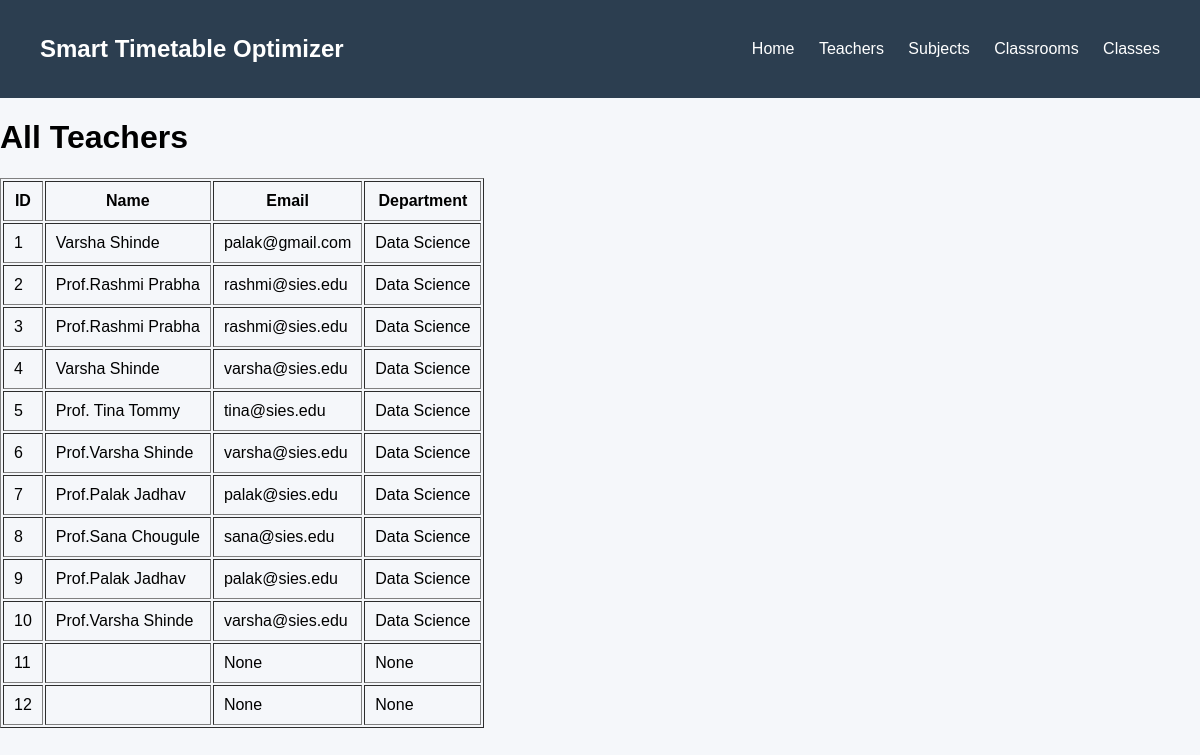
The app's page /view_teachers with its own data.
### tables this page shows
CREATE TABLE teachers(
        teacher_id INTEGER PRIMARY KEY AUTOINCREMENT,
        teacher_name TEXT NOT NULL,
        email TEXT,
        department TEXT
    );

### app.py (the view)
@app.route("/view_teachers")
def view_teachers():
    conn = sqlite3.connect("database.db")
    cursor = conn.cursor()
    cursor.execute("SELECT * FROM teachers")
    teachers = cursor.fetchall()
    conn.close()
    return render_template("view_teachers.html", teachers=teachers)

### templates/view_teachers.html (shortened to what this page needs)
<!DOCTYPE html>
<html>
<head>
    <link rel="stylesheet" href="/static/style.css">
</head>
<body>
<nav>
    <h2>Smart Timetable Optimizer</h2>
    <div>
        <a href="/">Home</a>
        <a href="/teacher">Teachers</a>
        <a href="/subject">Subjects</a>
        <a href="/classroom">Classrooms</a>
        <a href="/class">Classes</a>
    </div>
</nav>
<h1>All Teachers</h1>
<table border="1" cellpadding="10">
<tr>
    <th>ID</th>
    <th>Name</th>
    <th>Email</th>
    <th>Department</th>
</tr>
{% for teacher in teachers %}
<tr>
    <td>{{ teacher[0] }}</td>
    <td>{{ teacher[1] }}</td>
    <td>{{ teacher[2] }}</td>
    <td>{{ teacher[3] }}</td>
</tr>
{% endfor %}
</table>
</body>
</html>

### static/style.css (style rules this page uses)
body { font-family: Arial, sans-serif; margin: 0; background-color: #f5f7fa; }
nav { background-color: #2c3e50; color: white; padding: 15px 40px; display: flex; justify-content: space-between; align-items: center; }
nav a { color: white; text-decoration: none; margin-left: 20px; }

### records on screen
teachers: teacher_id "1", teacher_name "Varsha Shinde", email "palak@gmail.com", department "Data Science"
teachers: teacher_id "2", teacher_name "Prof.Rashmi Prabha", email "rashmi@sies.edu", department "Data Science"
teachers: teacher_id "3", teacher_name "Prof.Rashmi Prabha", email "rashmi@sies.edu", department "Data Science"
teachers: teacher_id "4", teacher_name "Varsha Shinde", email "varsha@sies.edu", department "Data Science"
teachers: teacher_id "5", teacher_name "Prof. Tina Tommy", email "tina@sies.edu", department "Data Science"
teachers: teacher_id "6", teacher_name "Prof.Varsha Shinde", email "varsha@sies.edu", department "Data Science"
teachers: teacher_id "7", teacher_name "Prof.Palak Jadhav", email "palak@sies.edu", department "Data Science"
teachers: teacher_id "8", teacher_name "Prof.Sana Chougule", email "sana@sies.edu", department "Data Science"
teachers: teacher_id "9", teacher_name "Prof.Palak Jadhav", email "palak@sies.edu", department "Data Science"
teachers: teacher_id "10", teacher_name "Prof.Varsha Shinde", email "varsha@sies.edu", department "Data Science"
teachers: teacher_id "11", teacher "None"
teachers: teacher_id "12", teacher "None"
